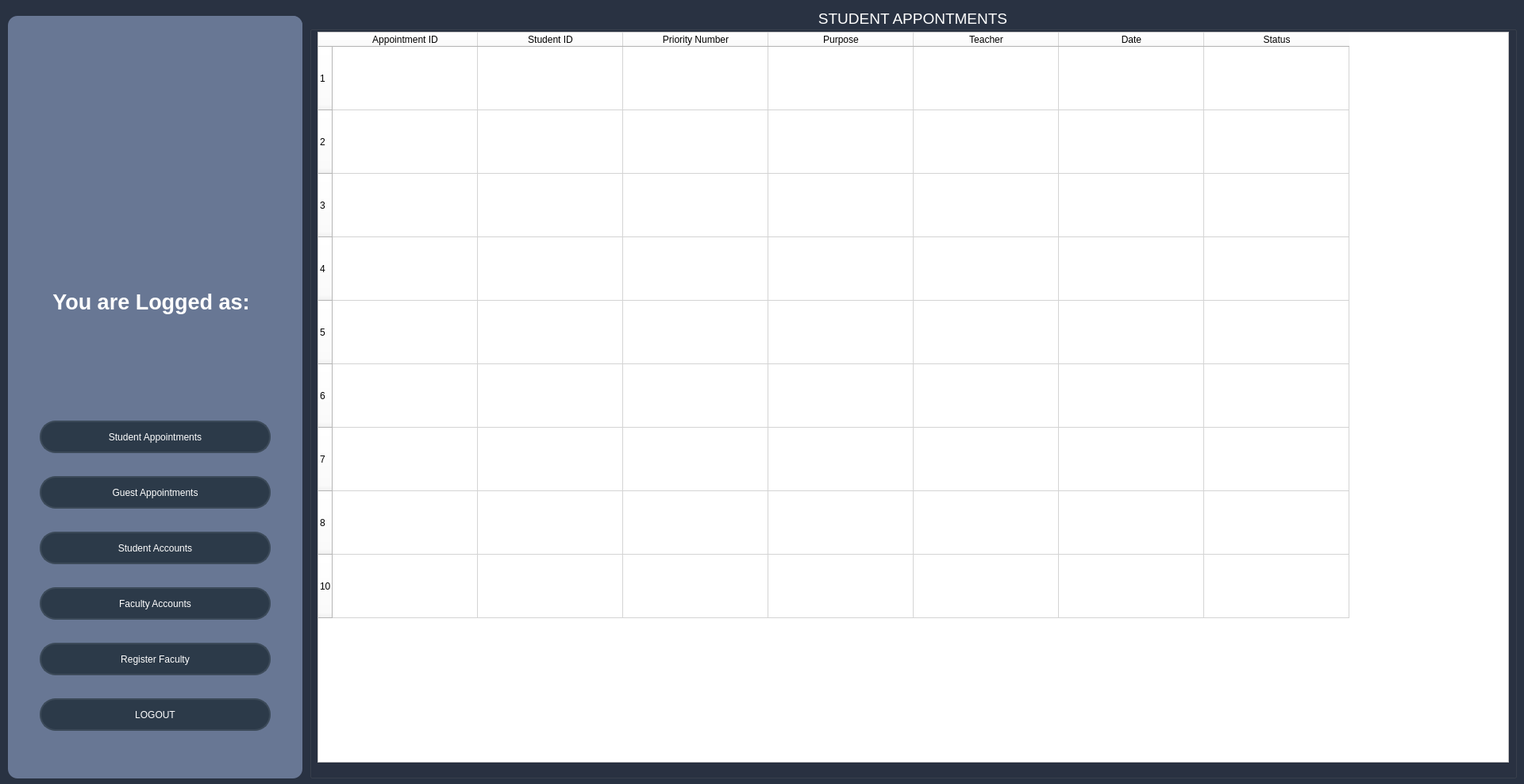
<?xml version="1.0" encoding="UTF-8"?>
<ui version="4.0">
 <class>Form_login_admin</class>
 <widget class="QWidget" name="Form_login_admin">
  <property name="geometry">
   <rect>
    <x>0</x>
    <y>0</y>
    <width>1920</width>
    <height>988</height>
   </rect>
  </property>
  <property name="windowTitle">
   <string>Form</string>
  </property>
  <property name="toolTipDuration">
   <number>0</number>
  </property>
  <property name="autoFillBackground">
   <bool>false</bool>
  </property>
  <property name="styleSheet">
   <string notr="true">background-color: rgb(41, 50, 66);</string>
  </property>
  <widget class="QFrame" name="frame_admin">
   <property name="geometry">
    <rect>
     <x>390</x>
     <y>10</y>
     <width>1521</width>
     <height>971</height>
    </rect>
   </property>
   <property name="frameShape">
    <enum>QFrame::StyledPanel</enum>
   </property>
   <property name="frameShadow">
    <enum>QFrame::Raised</enum>
   </property>
   <widget class="QStackedWidget" name="Pages_widgets_admin">
    <property name="geometry">
     <rect>
      <x>-10</x>
      <y>0</y>
      <width>1531</width>
      <height>971</height>
     </rect>
    </property>
    <property name="currentIndex">
     <number>0</number>
    </property>
    <widget class="QWidget" name="Student_Appointments">
     <widget class="QGroupBox" name="groupBox_7_a_2">
      <property name="geometry">
       <rect>
        <x>10</x>
        <y>0</y>
        <width>1521</width>
        <height>971</height>
       </rect>
      </property>
      <property name="font">
       <font>
        <pointsize>14</pointsize>
       </font>
      </property>
      <property name="styleSheet">
       <string notr="true">color: rgb(255, 255, 255);</string>
      </property>
      <property name="title">
       <string>STUDENT APPONTMENTS</string>
      </property>
      <property name="alignment">
       <set>Qt::AlignCenter</set>
      </property>
      <widget class="QTableWidget" name="tableWidget_3">
       <property name="geometry">
        <rect>
         <x>10</x>
         <y>30</y>
         <width>1501</width>
         <height>921</height>
        </rect>
       </property>
       <property name="styleSheet">
        <string notr="true">color: rgb(0, 0, 0);
background-color: rgb(255, 255, 255);</string>
       </property>
       <attribute name="horizontalHeaderDefaultSectionSize">
        <number>183</number>
       </attribute>
       <attribute name="verticalHeaderDefaultSectionSize">
        <number>80</number>
       </attribute>
       <row>
        <property name="text">
         <string>1</string>
        </property>
       </row>
       <row>
        <property name="text">
         <string>2</string>
        </property>
       </row>
       <row>
        <property name="text">
         <string>3</string>
        </property>
       </row>
       <row>
        <property name="text">
         <string>4</string>
        </property>
       </row>
       <row>
        <property name="text">
         <string>5</string>
        </property>
       </row>
       <row>
        <property name="text">
         <string>6</string>
        </property>
       </row>
       <row>
        <property name="text">
         <string>7</string>
        </property>
       </row>
       <row>
        <property name="text">
         <string>8</string>
        </property>
       </row>
       <row>
        <property name="text">
         <string>10</string>
        </property>
       </row>
       <column>
        <property name="text">
         <string>Appointment ID</string>
        </property>
       </column>
       <column>
        <property name="text">
         <string>Student ID</string>
        </property>
       </column>
       <column>
        <property name="text">
         <string>Priority Number</string>
        </property>
       </column>
       <column>
        <property name="text">
         <string>Purpose</string>
        </property>
       </column>
       <column>
        <property name="text">
         <string>Teacher</string>
        </property>
       </column>
       <column>
        <property name="text">
         <string>Date</string>
        </property>
       </column>
       <column>
        <property name="text">
         <string>Status</string>
        </property>
       </column>
      </widget>
     </widget>
    </widget>
    <widget class="QWidget" name="Guest_Appointments">
     <widget class="QGroupBox" name="groupBox_7_a_4">
      <property name="geometry">
       <rect>
        <x>10</x>
        <y>0</y>
        <width>1521</width>
        <height>971</height>
       </rect>
      </property>
      <property name="font">
       <font>
        <pointsize>14</pointsize>
       </font>
      </property>
      <property name="styleSheet">
       <string notr="true">color: rgb(255, 255, 255);</string>
      </property>
      <property name="title">
       <string>GUEST APPOINTMENTS</string>
      </property>
      <property name="alignment">
       <set>Qt::AlignCenter</set>
      </property>
      <widget class="QTableWidget" name="tableWidget_6">
       <property name="geometry">
        <rect>
         <x>10</x>
         <y>30</y>
         <width>1501</width>
         <height>921</height>
        </rect>
       </property>
       <property name="styleSheet">
        <string notr="true">color: rgb(0, 0, 0);
background-color: rgb(255, 255, 255);</string>
       </property>
       <attribute name="horizontalHeaderDefaultSectionSize">
        <number>183</number>
       </attribute>
       <attribute name="verticalHeaderDefaultSectionSize">
        <number>80</number>
       </attribute>
       <row>
        <property name="text">
         <string>1</string>
        </property>
       </row>
       <row>
        <property name="text">
         <string>2</string>
        </property>
       </row>
       <row>
        <property name="text">
         <string>3</string>
        </property>
       </row>
       <row>
        <property name="text">
         <string>4</string>
        </property>
       </row>
       <row>
        <property name="text">
         <string>5</string>
        </property>
       </row>
       <row>
        <property name="text">
         <string>6</string>
        </property>
       </row>
       <row>
        <property name="text">
         <string>7</string>
        </property>
       </row>
       <row>
        <property name="text">
         <string>8</string>
        </property>
       </row>
       <row>
        <property name="text">
         <string>10</string>
        </property>
       </row>
       <column>
        <property name="text">
         <string>Appointment ID</string>
        </property>
       </column>
       <column>
        <property name="text">
         <string>First Name</string>
        </property>
       </column>
       <column>
        <property name="text">
         <string>Last Name</string>
        </property>
       </column>
       <column>
        <property name="text">
         <string>Contact Number</string>
        </property>
       </column>
       <column>
        <property name="text">
         <string>Faculty</string>
        </property>
       </column>
       <column>
        <property name="text">
         <string>Purpose</string>
        </property>
       </column>
       <column>
        <property name="text">
         <string>Priority Number</string>
        </property>
       </column>
       <column>
        <property name="text">
         <string>Status</string>
        </property>
       </column>
      </widget>
     </widget>
    </widget>
    <widget class="QWidget" name="StudentAccounts">
     <widget class="QGroupBox" name="groupBox_admin">
      <property name="geometry">
       <rect>
        <x>10</x>
        <y>0</y>
        <width>1521</width>
        <height>971</height>
       </rect>
      </property>
      <property name="font">
       <font>
        <pointsize>14</pointsize>
       </font>
      </property>
      <property name="styleSheet">
       <string notr="true">color: rgb(255, 255, 255);</string>
      </property>
      <property name="title">
       <string>STUDENT ACCOUNTS</string>
      </property>
      <property name="alignment">
       <set>Qt::AlignCenter</set>
      </property>
      <widget class="QTableWidget" name="tableWidget">
       <property name="enabled">
        <bool>true</bool>
       </property>
       <property name="geometry">
        <rect>
         <x>10</x>
         <y>30</y>
         <width>1501</width>
         <height>931</height>
        </rect>
       </property>
       <property name="styleSheet">
        <string notr="true">color: rgb(0, 0, 0);
background-color: rgb(255, 255, 255);</string>
       </property>
       <property name="editTriggers">
        <set>QAbstractItemView::NoEditTriggers</set>
       </property>
       <attribute name="horizontalHeaderDefaultSectionSize">
        <number>147</number>
       </attribute>
       <attribute name="horizontalHeaderMinimumSectionSize">
        <number>77</number>
       </attribute>
       <attribute name="verticalHeaderMinimumSectionSize">
        <number>88</number>
       </attribute>
       <row>
        <property name="text">
         <string>1</string>
        </property>
       </row>
       <row>
        <property name="text">
         <string>2</string>
        </property>
       </row>
       <row>
        <property name="text">
         <string>3</string>
        </property>
       </row>
       <row>
        <property name="text">
         <string>4</string>
        </property>
       </row>
       <row>
        <property name="text">
         <string>5</string>
        </property>
       </row>
       <row>
        <property name="text">
         <string>6</string>
        </property>
       </row>
       <row>
        <property name="text">
         <string>7</string>
        </property>
       </row>
       <row>
        <property name="text">
         <string>8</string>
        </property>
       </row>
       <row>
        <property name="text">
         <string>9</string>
        </property>
       </row>
       <row>
        <property name="text">
         <string>10</string>
        </property>
       </row>
       <column>
        <property name="text">
         <string>ID</string>
        </property>
       </column>
       <column>
        <property name="text">
         <string>First Name</string>
        </property>
       </column>
       <column>
        <property name="text">
         <string>Last Name</string>
        </property>
       </column>
       <column>
        <property name="text">
         <string>Department</string>
        </property>
       </column>
       <column>
        <property name="text">
         <string>Username</string>
        </property>
       </column>
       <column>
        <property name="text">
         <string>Password</string>
        </property>
       </column>
      </widget>
     </widget>
    </widget>
    <widget class="QWidget" name="FacultyAccounts">
     <widget class="QGroupBox" name="groupBox_6_a">
      <property name="geometry">
       <rect>
        <x>10</x>
        <y>0</y>
        <width>1521</width>
        <height>971</height>
       </rect>
      </property>
      <property name="font">
       <font>
        <pointsize>14</pointsize>
       </font>
      </property>
      <property name="styleSheet">
       <string notr="true">color: rgb(255, 255, 255);</string>
      </property>
      <property name="title">
       <string>FACULTY ACCOUNTS</string>
      </property>
      <property name="alignment">
       <set>Qt::AlignCenter</set>
      </property>
      <widget class="QTableWidget" name="facultyWidget">
       <property name="enabled">
        <bool>true</bool>
       </property>
       <property name="geometry">
        <rect>
         <x>10</x>
         <y>30</y>
         <width>1501</width>
         <height>931</height>
        </rect>
       </property>
       <property name="styleSheet">
        <string notr="true">color: rgb(0, 0, 0);
background-color: rgb(255, 255, 255);</string>
       </property>
       <property name="editTriggers">
        <set>QAbstractItemView::NoEditTriggers</set>
       </property>
       <attribute name="horizontalHeaderDefaultSectionSize">
        <number>163</number>
       </attribute>
       <attribute name="verticalHeaderMinimumSectionSize">
        <number>98</number>
       </attribute>
       <row>
        <property name="text">
         <string>1</string>
        </property>
       </row>
       <row>
        <property name="text">
         <string>2</string>
        </property>
       </row>
       <row>
        <property name="text">
         <string>3</string>
        </property>
       </row>
       <row>
        <property name="text">
         <string>4</string>
        </property>
       </row>
       <row>
        <property name="text">
         <string>5</string>
        </property>
       </row>
       <row>
        <property name="text">
         <string>6</string>
        </property>
       </row>
       <row>
        <property name="text">
         <string>7</string>
        </property>
       </row>
       <row>
        <property name="text">
         <string>8</string>
        </property>
       </row>
       <row>
        <property name="text">
         <string>10</string>
        </property>
       </row>
       <column>
        <property name="text">
         <string>ID</string>
        </property>
       </column>
       <column>
        <property name="text">
         <string>First Name</string>
        </property>
       </column>
       <column>
        <property name="text">
         <string>Last Name</string>
        </property>
       </column>
       <column>
        <property name="text">
         <string>Department</string>
        </property>
       </column>
       <column>
        <property name="text">
         <string>Username</string>
        </property>
       </column>
       <column>
        <property name="text">
         <string>Password</string>
        </property>
       </column>
      </widget>
     </widget>
    </widget>
    <widget class="QWidget" name="RegisterFaculty">
     <widget class="QGroupBox" name="groupBox_7_a_3">
      <property name="geometry">
       <rect>
        <x>280</x>
        <y>130</y>
        <width>831</width>
        <height>781</height>
       </rect>
      </property>
      <property name="font">
       <font>
        <pointsize>14</pointsize>
       </font>
      </property>
      <property name="styleSheet">
       <string notr="true">color: rgb(255, 255, 255);</string>
      </property>
      <property name="title">
       <string>REGISTER FACULTY</string>
      </property>
      <property name="alignment">
       <set>Qt::AlignCenter</set>
      </property>
      <widget class="QComboBox" name="combobox_department">
       <property name="geometry">
        <rect>
         <x>240</x>
         <y>320</y>
         <width>371</width>
         <height>31</height>
        </rect>
       </property>
       <property name="font">
        <font>
         <pointsize>12</pointsize>
        </font>
       </property>
       <property name="styleSheet">
        <string notr="true">color: rgb(0, 0, 0);
background-color: rgb(255, 255, 255);</string>
       </property>
       <item>
        <property name="text">
         <string>--Select Department---</string>
        </property>
       </item>
       <item>
        <property name="text">
         <string>Information Technology</string>
        </property>
       </item>
       <item>
        <property name="text">
         <string>Computer Science</string>
        </property>
       </item>
       <item>
        <property name="text">
         <string>Information Systems</string>
        </property>
       </item>
      </widget>
      <widget class="QPushButton" name="button_createaccount">
       <property name="geometry">
        <rect>
         <x>280</x>
         <y>620</y>
         <width>271</width>
         <height>51</height>
        </rect>
       </property>
       <property name="font">
        <font>
         <pointsize>15</pointsize>
         <weight>75</weight>
         <bold>true</bold>
        </font>
       </property>
       <property name="styleSheet">
        <string notr="true">QPushButton{
	border: 2px solid rgb(60, 74, 89);
	border-radius: 20px;
	color: #FFF;
	padding: 0px 20px 0px 20px;
	background-color: rgb(44, 58, 73);
}

QPushButton:hover{
	border: 2px solid rgb(188, 202, 217);
}</string>
       </property>
       <property name="text">
        <string>Create Account</string>
       </property>
      </widget>
      <widget class="QLineEdit" name="entry_firstname">
       <property name="geometry">
        <rect>
         <x>190</x>
         <y>80</y>
         <width>461</width>
         <height>61</height>
        </rect>
       </property>
       <property name="font">
        <font>
         <pointsize>10</pointsize>
        </font>
       </property>
       <property name="styleSheet">
        <string notr="true">QLineEdit{
	border: 2px solid rgb(60, 74, 89);
	border-radius: 20px;
	color: #FFF;
	padding: 0px 20px 0px 20px;
	background-color: rgb(44, 58, 73);
}

QLineEdit:hover{
	border: 2px solid rgb(188, 202, 217);
}

QLineEdit:focus{
	border: 2px solid rgb(156, 170, 185);
}</string>
       </property>
       <property name="text">
        <string/>
       </property>
       <property name="alignment">
        <set>Qt::AlignCenter</set>
       </property>
       <property name="placeholderText">
        <string>First Name</string>
       </property>
      </widget>
      <widget class="QLineEdit" name="entry_lastname">
       <property name="geometry">
        <rect>
         <x>190</x>
         <y>180</y>
         <width>461</width>
         <height>61</height>
        </rect>
       </property>
       <property name="font">
        <font>
         <pointsize>10</pointsize>
        </font>
       </property>
       <property name="styleSheet">
        <string notr="true">QLineEdit{
	border: 2px solid rgb(60, 74, 89);
	border-radius: 20px;
	color: #FFF;
	padding: 0px 20px 0px 20px;
	background-color: rgb(44, 58, 73);
}

QLineEdit:hover{
	border: 2px solid rgb(188, 202, 217);
}

QLineEdit:focus{
	border: 2px solid rgb(156, 170, 185);
}</string>
       </property>
       <property name="text">
        <string/>
       </property>
       <property name="alignment">
        <set>Qt::AlignCenter</set>
       </property>
       <property name="placeholderText">
        <string>Last Name</string>
       </property>
      </widget>
      <widget class="QLineEdit" name="entry_username">
       <property name="geometry">
        <rect>
         <x>190</x>
         <y>390</y>
         <width>461</width>
         <height>61</height>
        </rect>
       </property>
       <property name="font">
        <font>
         <pointsize>10</pointsize>
        </font>
       </property>
       <property name="styleSheet">
        <string notr="true">QLineEdit{
	border: 2px solid rgb(60, 74, 89);
	border-radius: 20px;
	color: #FFF;
	padding: 0px 20px 0px 20px;
	background-color: rgb(44, 58, 73);
}

QLineEdit:hover{
	border: 2px solid rgb(188, 202, 217);
}

QLineEdit:focus{
	border: 2px solid rgb(156, 170, 185);
}</string>
       </property>
       <property name="text">
        <string/>
       </property>
       <property name="alignment">
        <set>Qt::AlignCenter</set>
       </property>
       <property name="placeholderText">
        <string>School ID</string>
       </property>
      </widget>
      <widget class="QLineEdit" name="entry_password">
       <property name="geometry">
        <rect>
         <x>190</x>
         <y>490</y>
         <width>461</width>
         <height>61</height>
        </rect>
       </property>
       <property name="font">
        <font>
         <pointsize>10</pointsize>
        </font>
       </property>
       <property name="styleSheet">
        <string notr="true">QLineEdit{
	border: 2px solid rgb(60, 74, 89);
	border-radius: 20px;
	color: #FFF;
	padding: 0px 20px 0px 20px;
	background-color: rgb(44, 58, 73);
}

QLineEdit:hover{
	border: 2px solid rgb(188, 202, 217);
}

QLineEdit:focus{
	border: 2px solid rgb(156, 170, 185);
}</string>
       </property>
       <property name="text">
        <string/>
       </property>
       <property name="alignment">
        <set>Qt::AlignCenter</set>
       </property>
       <property name="placeholderText">
        <string>Password</string>
       </property>
      </widget>
      <widget class="QLabel" name="label">
       <property name="geometry">
        <rect>
         <x>330</x>
         <y>270</y>
         <width>171</width>
         <height>31</height>
        </rect>
       </property>
       <property name="font">
        <font>
         <pointsize>10</pointsize>
         <weight>75</weight>
         <bold>true</bold>
        </font>
       </property>
       <property name="styleSheet">
        <string notr="true">color: rgb(123, 138, 149);</string>
       </property>
       <property name="text">
        <string>-- Department --</string>
       </property>
       <property name="alignment">
        <set>Qt::AlignCenter</set>
       </property>
      </widget>
     </widget>
    </widget>
   </widget>
  </widget>
  <widget class="QGroupBox" name="groupBox_profile">
   <property name="geometry">
    <rect>
     <x>10</x>
     <y>20</y>
     <width>371</width>
     <height>961</height>
    </rect>
   </property>
   <property name="styleSheet">
    <string notr="true">color: rgb(0, 86, 145); 
background-color: rgb(104, 119, 148);
 border: 0px solid; border-radius: 12px</string>
   </property>
   <property name="title">
    <string/>
   </property>
   <widget class="QLabel" name="profilepic">
    <property name="geometry">
     <rect>
      <x>10</x>
      <y>0</y>
      <width>361</width>
      <height>381</height>
     </rect>
    </property>
    <property name="text">
     <string/>
    </property>
    <property name="pixmap">
     <pixmap>../../img/welcome.png</pixmap>
    </property>
    <property name="scaledContents">
     <bool>true</bool>
    </property>
   </widget>
   <widget class="QLabel" name="label_loginas">
    <property name="geometry">
     <rect>
      <x>20</x>
      <y>300</y>
      <width>321</width>
      <height>121</height>
     </rect>
    </property>
    <property name="font">
     <font>
      <pointsize>20</pointsize>
      <weight>75</weight>
      <bold>true</bold>
     </font>
    </property>
    <property name="styleSheet">
     <string notr="true">color: rgb(255, 255, 255);</string>
    </property>
    <property name="text">
     <string>You are Logged as:</string>
    </property>
    <property name="alignment">
     <set>Qt::AlignCenter</set>
    </property>
   </widget>
   <widget class="QLabel" name="adminlabel">
    <property name="geometry">
     <rect>
      <x>10</x>
      <y>450</y>
      <width>351</width>
      <height>61</height>
     </rect>
    </property>
    <property name="font">
     <font>
      <pointsize>20</pointsize>
      <weight>75</weight>
      <bold>true</bold>
     </font>
    </property>
    <property name="text">
     <string/>
    </property>
    <property name="alignment">
     <set>Qt::AlignCenter</set>
    </property>
   </widget>
   <widget class="QPushButton" name="button_student_appointment">
    <property name="geometry">
     <rect>
      <x>40</x>
      <y>510</y>
      <width>291</width>
      <height>41</height>
     </rect>
    </property>
    <property name="styleSheet">
     <string notr="true">QPushButton{
	border: 2px solid rgb(60, 74, 89);
	border-radius: 20px;
	color: #FFF;
	padding: 0px 20px 0px 20px;
	background-color: rgb(44, 58, 73);
}

QPushButton:hover{
	border: 2px solid rgb(188, 202, 217);
}</string>
    </property>
    <property name="text">
     <string>Student Appointments</string>
    </property>
   </widget>
   <widget class="QPushButton" name="button_studentacc">
    <property name="geometry">
     <rect>
      <x>40</x>
      <y>650</y>
      <width>291</width>
      <height>41</height>
     </rect>
    </property>
    <property name="styleSheet">
     <string notr="true">QPushButton{
	border: 2px solid rgb(60, 74, 89);
	border-radius: 20px;
	color: #FFF;
	padding: 0px 20px 0px 20px;
	background-color: rgb(44, 58, 73);
}

QPushButton:hover{
	border: 2px solid rgb(188, 202, 217);
}</string>
    </property>
    <property name="text">
     <string>Student Accounts</string>
    </property>
   </widget>
   <widget class="QPushButton" name="button_facultyacc">
    <property name="geometry">
     <rect>
      <x>40</x>
      <y>720</y>
      <width>291</width>
      <height>41</height>
     </rect>
    </property>
    <property name="styleSheet">
     <string notr="true">QPushButton{
	border: 2px solid rgb(60, 74, 89);
	border-radius: 20px;
	color: #FFF;
	padding: 0px 20px 0px 20px;
	background-color: rgb(44, 58, 73);
}

QPushButton:hover{
	border: 2px solid rgb(188, 202, 217);
}</string>
    </property>
    <property name="text">
     <string>Faculty Accounts</string>
    </property>
   </widget>
   <widget class="QPushButton" name="button_registerfaculty">
    <property name="geometry">
     <rect>
      <x>40</x>
      <y>790</y>
      <width>291</width>
      <height>41</height>
     </rect>
    </property>
    <property name="styleSheet">
     <string notr="true">QPushButton{
	border: 2px solid rgb(60, 74, 89);
	border-radius: 20px;
	color: #FFF;
	padding: 0px 20px 0px 20px;
	background-color: rgb(44, 58, 73);
}

QPushButton:hover{
	border: 2px solid rgb(188, 202, 217);
}</string>
    </property>
    <property name="text">
     <string>Register Faculty</string>
    </property>
   </widget>
   <widget class="QPushButton" name="button_logout">
    <property name="geometry">
     <rect>
      <x>40</x>
      <y>860</y>
      <width>291</width>
      <height>41</height>
     </rect>
    </property>
    <property name="styleSheet">
     <string notr="true">QPushButton{
	border: 2px solid rgb(60, 74, 89);
	border-radius: 20px;
	color: #FFF;
	padding: 0px 20px 0px 20px;
	background-color: rgb(44, 58, 73);
}

QPushButton:hover{
	border: 2px solid rgb(188, 202, 217);
}</string>
    </property>
    <property name="text">
     <string>LOGOUT</string>
    </property>
   </widget>
   <widget class="QPushButton" name="button_guest_appointment">
    <property name="geometry">
     <rect>
      <x>40</x>
      <y>580</y>
      <width>291</width>
      <height>41</height>
     </rect>
    </property>
    <property name="styleSheet">
     <string notr="true">QPushButton{
	border: 2px solid rgb(60, 74, 89);
	border-radius: 20px;
	color: #FFF;
	padding: 0px 20px 0px 20px;
	background-color: rgb(44, 58, 73);
}

QPushButton:hover{
	border: 2px solid rgb(188, 202, 217);
}</string>
    </property>
    <property name="text">
     <string>Guest Appointments</string>
    </property>
   </widget>
  </widget>
 </widget>
 <resources/>
 <connections/>
</ui>
